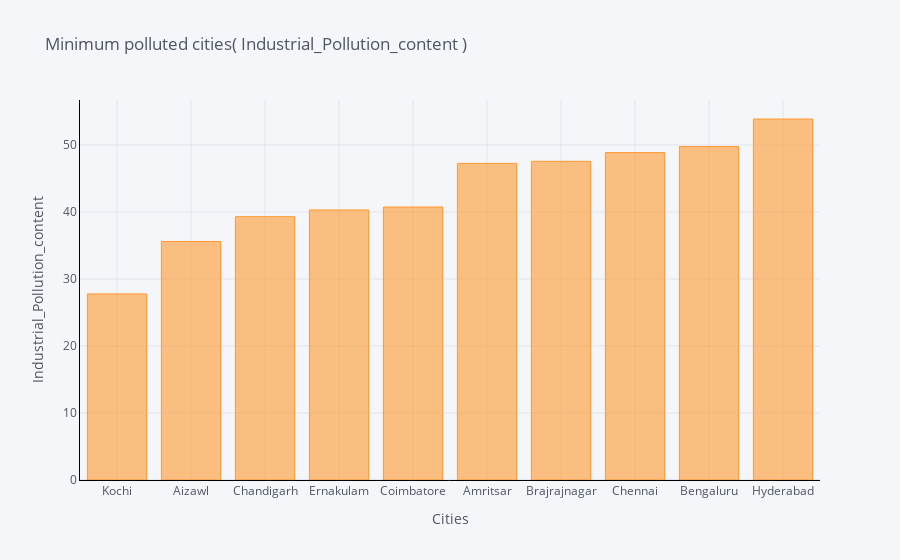
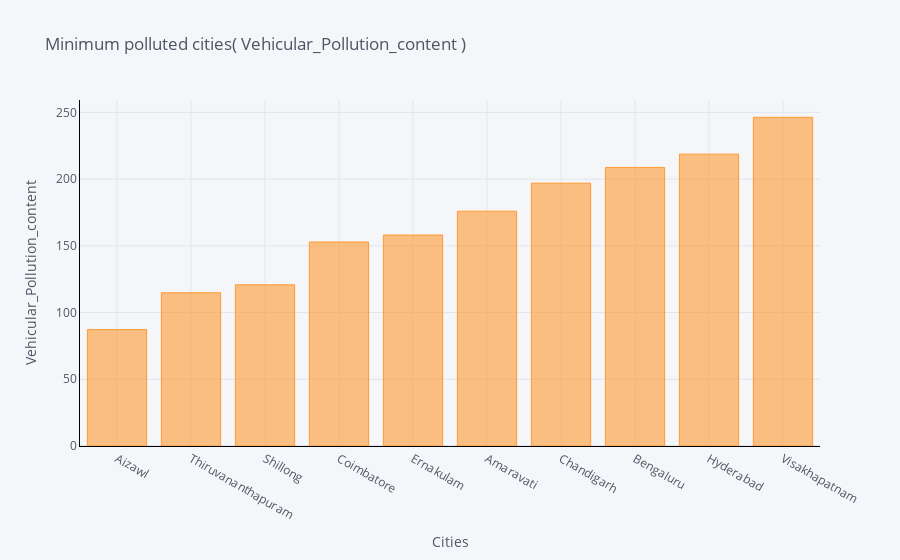

Write notebook code for charts like these, in order.
### Code cell
def min_bar_plot(var):
    x1 = df2[['City',var]].groupby(["City"]).mean().sort_values(by = var,
    ascending = True).head(10).iplot(kind='bar', xTitle='Cities',yTitle=var, linecolor='black',title='{2} {1} {0}'.format(")",var,' Minimum polluted cities('))
p1 = min_bar_plot('Industrial_Pollution_content')
p2 = min_bar_plot('Vehicular_Pollution_content')

### Figure 1 — Plotly figure (JSON) as saved in the notebook; plotly's stock layout.template omitted (floating-point values rounded to 4 significant figures)
{"data": [{"marker": {"color": "rgba(255, 153, 51, 0.6)", "line": {"color": "rgba(255, 153, 51, 1.0)", "width": 1}}, "name": "Industrial_Pollution_content", "orientation": "v", "text": "", "type": "bar", "x": ["Kochi", "Aizawl", "Chandigarh", "Ernakulam", "Coimbatore", "Amritsar", "Brajrajnagar", "Chennai", "Bengaluru", "Hyderabad"], "y": [27.77, 35.59, 39.29, 40.3, 40.74, 47.25, 47.56, 48.86, 49.77, 53.87]}], "layout": {"legend": {"bgcolor": "#F5F6F9", "font": {"color": "#4D5663"}}, "paper_bgcolor": "#F5F6F9", "plot_bgcolor": "#F5F6F9", "title": {"font": {"color": "#4D5663"}, "text": " Minimum polluted cities( Industrial_Pollution_content )"}, "xaxis": {"gridcolor": "#E1E5ED", "linecolor": "black", "showgrid": true, "tickfont": {"color": "#4D5663"}, "title": {"font": {"color": "#4D5663"}, "text": "Cities"}, "zerolinecolor": "#E1E5ED"}, "yaxis": {"gridcolor": "#E1E5ED", "linecolor": "black", "showgrid": true, "tickfont": {"color": "#4D5663"}, "title": {"font": {"color": "#4D5663"}, "text": "Industrial_Pollution_content"}, "zerolinecolor": "#E1E5ED"}}}

### Figure 2 — Plotly figure (JSON) as saved in the notebook; plotly's stock layout.template omitted (floating-point values rounded to 4 significant figures)
{"data": [{"marker": {"color": "rgba(255, 153, 51, 0.6)", "line": {"color": "rgba(255, 153, 51, 1.0)", "width": 1}}, "name": "Vehicular_Pollution_content", "orientation": "v", "text": "", "type": "bar", "x": ["Aizawl", "Thiruvananthapuram", "Shillong", "Coimbatore", "Ernakulam", "Amaravati", "Chandigarh", "Bengaluru", "Hyderabad", "Visakhapatnam"], "y": [87.21, 114.8, 120.8, 152.9, 158.1, 175.9, 197.0, 208.8, 218.7, 246.3]}], "layout": {"legend": {"bgcolor": "#F5F6F9", "font": {"color": "#4D5663"}}, "paper_bgcolor": "#F5F6F9", "plot_bgcolor": "#F5F6F9", "title": {"font": {"color": "#4D5663"}, "text": " Minimum polluted cities( Vehicular_Pollution_content )"}, "xaxis": {"gridcolor": "#E1E5ED", "linecolor": "black", "showgrid": true, "tickfont": {"color": "#4D5663"}, "title": {"font": {"color": "#4D5663"}, "text": "Cities"}, "zerolinecolor": "#E1E5ED"}, "yaxis": {"gridcolor": "#E1E5ED", "linecolor": "black", "showgrid": true, "tickfont": {"color": "#4D5663"}, "title": {"font": {"color": "#4D5663"}, "text": "Vehicular_Pollution_content"}, "zerolinecolor": "#E1E5ED"}}}
